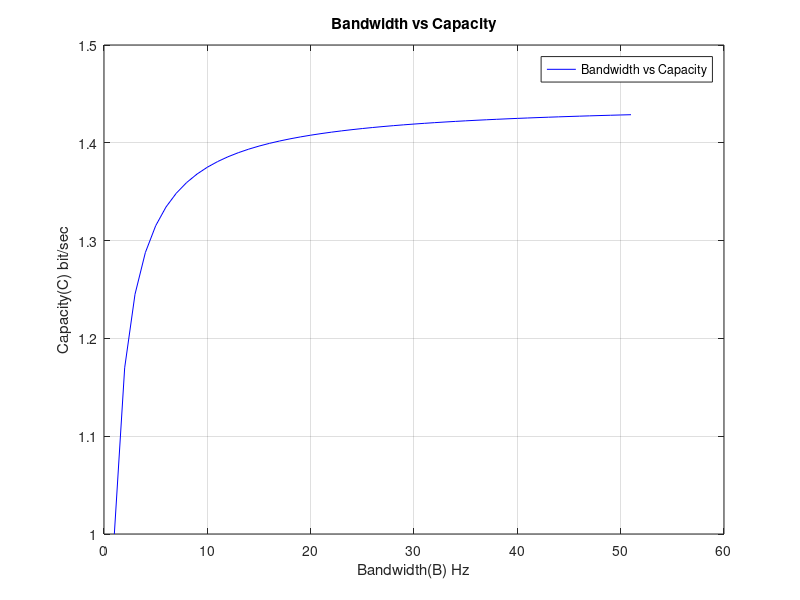

Here is the MATLAB script that generated this plot:
%Bandwidth vs Capacity 
clc;
clear all;
P = 1;
N0 = 1;
B = [0:51];
C = B.*log2(1+P./(N0*B));
plot(B,C,'b')
xlabel('Bandwidth(B) Hz');
ylabel('Capacity(C) bit/sec');  
title('Bandwidth vs Capacity');
legend('Bandwidth vs Capacity');
grid on;